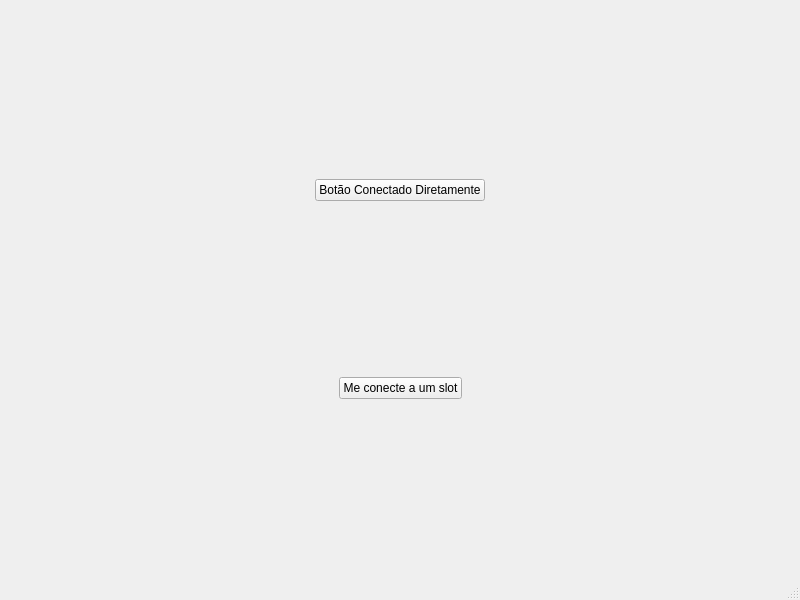
<?xml version="1.0" encoding="UTF-8"?>
<ui version="4.0">
 <class>MainWindow</class>
 <widget class="QMainWindow" name="MainWindow">
  <property name="geometry">
   <rect>
    <x>0</x>
    <y>0</y>
    <width>800</width>
    <height>600</height>
   </rect>
  </property>
  <property name="windowTitle">
   <string>MainWindow</string>
  </property>
  <widget class="QWidget" name="centralwidget">
   <layout class="QVBoxLayout" name="verticalLayout">
    <item>
     <layout class="QHBoxLayout" name="horizontalLayout_2">
      <item>
       <spacer name="horizontalSpacer">
        <property name="orientation">
         <enum>Qt::Horizontal</enum>
        </property>
        <property name="sizeHint" stdset="0">
         <size>
          <width>40</width>
          <height>20</height>
         </size>
        </property>
       </spacer>
      </item>
      <item>
       <widget class="QPushButton" name="pushButton">
        <property name="text">
         <string>Botão Conectado Diretamente</string>
        </property>
       </widget>
      </item>
      <item>
       <spacer name="horizontalSpacer_2">
        <property name="orientation">
         <enum>Qt::Horizontal</enum>
        </property>
        <property name="sizeHint" stdset="0">
         <size>
          <width>40</width>
          <height>20</height>
         </size>
        </property>
       </spacer>
      </item>
     </layout>
    </item>
    <item>
     <layout class="QHBoxLayout" name="horizontalLayout">
      <item>
       <spacer name="horizontalSpacer_3">
        <property name="orientation">
         <enum>Qt::Horizontal</enum>
        </property>
        <property name="sizeHint" stdset="0">
         <size>
          <width>40</width>
          <height>20</height>
         </size>
        </property>
       </spacer>
      </item>
      <item>
       <widget class="QPushButton" name="botaoSemSlot">
        <property name="text">
         <string>Me conecte a um slot</string>
        </property>
       </widget>
      </item>
      <item>
       <spacer name="horizontalSpacer_4">
        <property name="orientation">
         <enum>Qt::Horizontal</enum>
        </property>
        <property name="sizeHint" stdset="0">
         <size>
          <width>40</width>
          <height>20</height>
         </size>
        </property>
       </spacer>
      </item>
     </layout>
    </item>
   </layout>
  </widget>
  <widget class="QMenuBar" name="menubar">
   <property name="geometry">
    <rect>
     <x>0</x>
     <y>0</y>
     <width>800</width>
     <height>22</height>
    </rect>
   </property>
  </widget>
  <widget class="QStatusBar" name="statusbar"/>
 </widget>
 <resources/>
 <connections/>
</ui>
